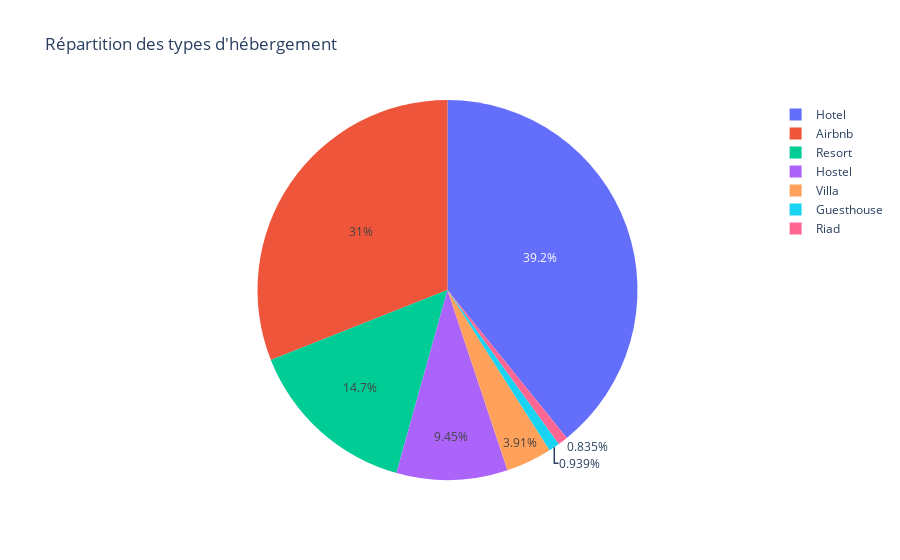

This figure's notebook cell:
### Markdown cell above
La répartition des types d'hébergement permet d'analyser quels types d'hébergement (hotel, Airbnb, vila...) sont préférés par les voyageurs. Cela peut révéler des tendances liées aux choix d'hébergement en fonction des caractéristiques des voyageurs (âge, nationalité, sexe) et influencer la durée et le coût des voyages. Par exemple, certaines options d'hébergement peuvent être plus coûteuses ou affecter la durée du séjour, offrant ainsi des insights sur les comportements et préférences des voyageurs.

### Code cell
#  nombre de voyages par type d'hébergement
df = pd.read_csv('travel_data_modified.csv')

trips_per_accommodation_type = df['Accommodation type'].value_counts()

#  diagramme circulaire
fig = px.pie(values=trips_per_accommodation_type.values, names=trips_per_accommodation_type.index,
             title='Répartition des types d\'hébergement')
fig.show()

### Figure 1 — Plotly figure (JSON) as saved in the notebook; plotly's stock layout.template omitted (floating-point values rounded to 4 significant figures)
{"data": [{"domain": {"x": [0, 1], "y": [0, 1]}, "hovertemplate": "label=%{label}<br>value=%{value}<extra></extra>", "labels": ["Hotel", "Airbnb", "Resort", "Hostel", "Villa", "Guesthouse", "Riad"], "legendgroup": "", "name": "", "showlegend": true, "type": "pie", "values": [751, 594, 281, 181, 75, 18, 16]}], "layout": {"legend": {"tracegroupgap": 0}, "title": {"text": "Répartition des types d'hébergement"}}}
